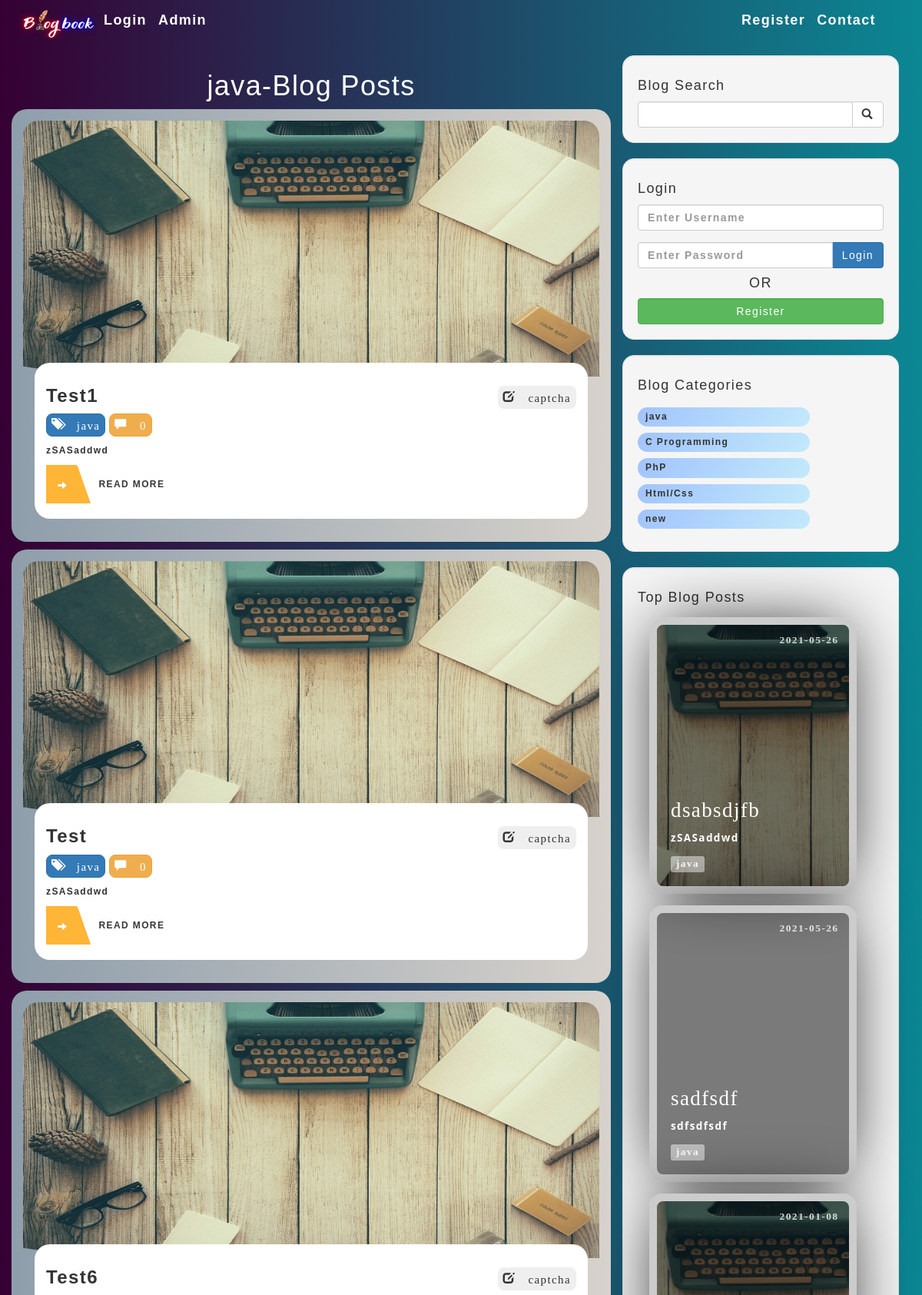
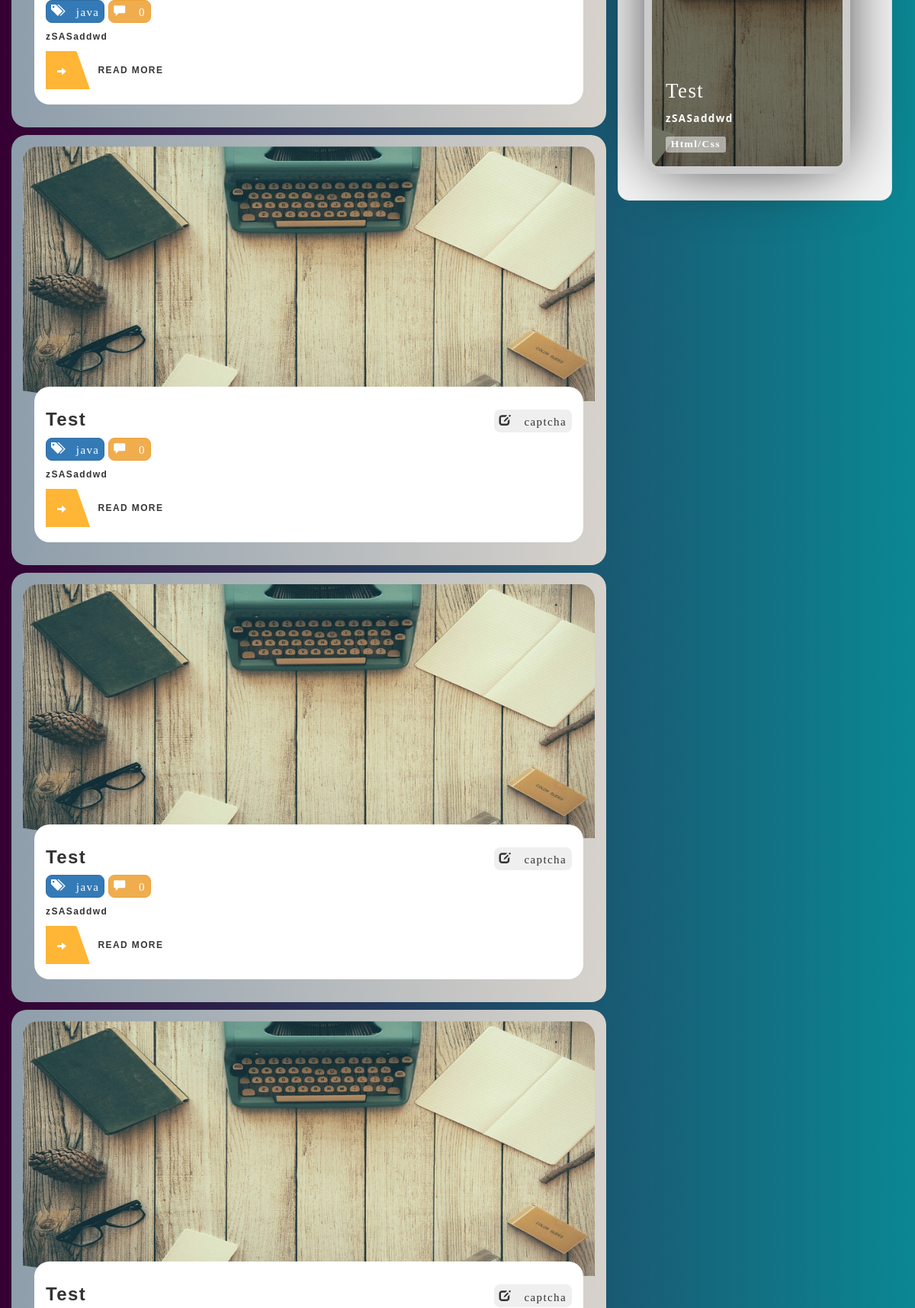
The page /category.php?category=2 (upper part) on the database its author committed (2 pictures, top to bottom).
### tables this page shows
CREATE TABLE `categories` (
  `cat_id` int(3) NOT NULL,
  `cat_title` varchar(255) NOT NULL
);

CREATE TABLE `posts` (
  `post_id` int(3) NOT NULL,
  `post_category_id` int(3) NOT NULL,
  `post_title` varchar(255) NOT NULL,
  `post_author` varchar(255) NOT NULL,
  `author_id` int(255) NOT NULL,
  `post_date` date NOT NULL,
  `post_image` text NOT NULL,
  `post_content` mediumtext NOT NULL,
  `post_tags` varchar(255) NOT NULL,
  `post_comment_count` int(255) NOT NULL,
  `post_status` varchar(255) NOT NULL DEFAULT 'draft',
  `post_views_count` int(255) NOT NULL
);

### category.php (the view, shortened to what this page needs)
<?php include "includes/db.php"; ?>
<?php include "includes/header.php"; ?>
<body>
    <?php include "includes/navigation.php"; ?>
    <div class="container">
        <div class="row">
            <div class="col-md-8">
                <?php
                if (isset($_GET['category'])) {
                    $link_category = $_GET['category'];
                }
                $query = "SELECT * FROM categories WHERE cat_id={$link_category}";
                $select_categories_id = mysqli_query($connection, $query);
                $cat = mysqli_fetch_assoc($select_categories_id);
                $post_category = $cat['cat_title'];
                ?>
                <h1 class="text-center" style="color:white;"><?php echo $post_category; ?>-Blog Posts</h1>
                <?php
                $query = "SELECT * FROM posts WHERE post_category_id=$link_category";
                $select_all_posts_query = mysqli_query($connection, $query);
                while ($row = mysqli_fetch_assoc($select_all_posts_query)) {
                    $post_title = $row['post_title'];
                    $post_id = $row['post_id'];
                    $post_author = $row['post_author'];
                    $post_author_id = $row['author_id'];
                    $post_image = $row['post_image'];
                    $post_content = strip_tags(substr($row['post_content'], 0, 1000));
                    $post_status = $row['post_status'];
                    $post_comment = $row['post_comment_count'];
                    if ($post_status == 'published') {
                ?>
                        <div class="row" style="margin-top: 10px;">
                            <div class="col-6">
                                <article class="blog-card" style="z-index: 100;">
                                    <div class="blog-card__background">
                                        <div class="card__background--wrapper">
                                            <div class="card__background--main">
                                                <img src="images/<?php echo $post_image; ?>" alt="" style="  max-width: 100%;     height: fit-content;">
                                            </div>
                                        </div>
                                    </div>
                                    <div class="blog-card__head">
                                    </div>
                                    <div class="blog-card__info">
                                        <h5 style=" font-size: x-large; font-weight: 600; font-stretch: extra-expanded; overflow-wrap:break-word; "><a href="post.php?p_id=<?php echo $post_id; ?>"><?php echo $post_title; ?> </a>
                                            <div style="text-align:right;
                                        float:right;">
                                               <button type="button" class="btn btn-sml btn-dark"> <a href="user.php?u_id=<?php echo $post_author_id ?>"><i class="		glyphicon glyphicon-edit"> <?php echo $post_author; ?></i></a></button>
                                            </div>
                                        </h5>
                                        <p>
                                            <button type="button" class="btn btn-sml btn-primary"><i class="	glyphicon glyphicon-tags"> <?php echo $post_category; ?></i></button>
                                            <button type="button" class="btn btn-sml btn-warning"><i class="	glyphicon glyphicon-comment"> <?php echo $post_comment; ?></i></button>
                                        </p>
                                        <p><a class="post-summary" href="post.php?p_id=<?php echo $post_id; ?>"><?php echo $post_content; ?></a></p>
                                        <a href="post.php?p_id=<?php echo $post_id; ?>" class="btn1 btn--with-icon"><i class="btn-icon glyphicon glyphicon-arrow-right"></i>READ MORE</a>
                                    </div>
                                </article>
                            </div>
                        </div>
                <?php  }
                } ?>
            </div>
            <?php include "includes/sidebar.php";  ?>
        </div>
        <?php
        include "includes/footer.php";
        ?>

### includes/sidebar.php (shortened to what this page needs)
<div class="col-md-4">
    <div class="well">
        <h4>Blog Search</h4>
        <form action="search.php" method="post">
            <div class="input-group">
                <input name="search" type="text" class="form-control">
                <span class="input-group-btn">
                    <button name="submit" class="btn btn-default" type="submit">
                        <span class="glyphicon glyphicon-search"></span>
                    </button>
                </span>
            </div>
        </form>
    </div>
    <div class="well logs" id="login">
        <div class="heads">
            <h4>Login</h4>
            <form action="includes/login.php" method="post" id="login_form" onsubmit="return validate_form()">
                <div class="form-group">
                    <input name="username" type="text" class="form-control" placeholder="Enter Username" id="user_name">
                </div>
                <div class="input-group">
                    <input name="password" type="password" class="form-control" placeholder="Enter Password" id="user_pass">
                    <span class="input-group-btn">
                        <button class="btn btn-primary" name="login" type="submit">
                            Login
                        </button>
                    </span>
                </div>
            </form>
            <h4 style="text-align: center;">OR</h4>
            <a href="../registration.php">
                <button class="btn btn-success form-control" name="login" type="submit" value="Register">
                    Register
                </button> </a>
        </div>
    </div>
    <?php
    $query = "SELECT DISTINCT categories.cat_id, categories.cat_title
    FROM categories
    INNER JOIN posts ON categories.cat_id=posts.post_category_id";
    $select_categories_sidebar = mysqli_query($connection, $query);
    ?>
    <div class="well " id="categories">
        <h4>Blog Categories</h4>
        <div class="row">
            <div class="col-lg-12">
                <ul class="list-unstyled">
                    <?php
                    while ($row = mysqli_fetch_assoc($select_categories_sidebar)) {
                        $cat_title = $row['cat_title'];
                        $cat_id = $row['cat_id'];
                        echo "<li   class='list-items'
                        data-aos='fade-left'
                        data-aos-delay='100'><a href='category.php?category=$cat_id'>{$cat_title}</a></li>";
                    }
                    ?>
                </ul>
            </div>
        </div>
    </div>
    <?php include "widget.php" ?>
</div>

### includes/widget.php (shortened to what this page needs)
<div class="well">
    <h4>Top Blog Posts</h4>
    <?php
    $query = "SELECT * FROM posts WHERE post_status='published'   ORDER BY post_views_count DESC LIMIT 3 ";
    $select_all_posts_query = mysqli_query($connection, $query);
    while ($row = mysqli_fetch_assoc($select_all_posts_query)) {
        $post_title = $row['post_title'];
        $post_id = $row['post_id'];
        $post_date = $row['post_date'];
        $post_image = $row['post_image'];
        $post_content = strip_tags(substr($row['post_content'], 0, 100));
        $post_status = $row['post_status'];
        $post_category_id = $row['post_category_id'];
        $query = "SELECT * FROM categories WHERE cat_id={$post_category_id}";
        $select_categories_id = mysqli_query($connection, $query);
        $cat = mysqli_fetch_assoc($select_categories_id);
        $post_category = $cat['cat_title'];
        if ($post_status == 'published') {
    ?>
            <div class="card-grid-space">
                <a class="card" href="../post.php?p_id=<?php echo $post_id; ?>" style="--bg-img: url('../images/<?php echo $post_image; ?>');margin:1.5rem;text-decoration:none;">
                    <div>
                        <h1><?php echo $post_title; ?></h1>
                        <p><?php echo $post_content; ?></p>
                        <div class="date"><?php echo $post_date; ?></div>
                        <div class="tags">
                            <div class="tag"><?php echo $post_category; ?></div>
                        </div>
                    </div>
                </a>
            </div>
    <?php  }
    } ?>

### css/styles.css (style rules this page uses)
body { font-size: 12px; }
body, button, input { font-family: "Montserrat", sans-serif; font-weight: 700; letter-spacing: 1.4px; }
.blog-card { padding: 30px; position: relative; }
.blog-card .blog-card__background, .blog-card .card__background--layer { z-index: -1; position: absolute; top: 0; left: 0; width: 100%; height: 100%; }
.blog-card .blog-card__background { padding: 15px; background: linear-gradient(to right, #8e9eab 0%, #d7d2cc 100%); }
.blog-card .card__background--wrapper { height: 100%; clip-path: polygon(0 0, 100% 0, 100% 80%, 0 60%); position: relative; overflow: hidden; }
.blog-card .card__background--main { height: 100%; position: relative; transition: 300ms ease-in-out; background-repeat: no-repeat; background-size: cover; }
.blog-card .blog-card__head { height: 300px; display: flex; align-items: center; justify-content: center; }
.blog-card .blog-card__info { z-index: 10; background: white; padding: 20px 15px; }
.blog-card .blog-card__info h5 { transition: 300ms ease-in-out; }
.post-summary { text-decoration: none; }
.btn1 { background: white; color: #363738; font-weight: bold; outline: none; overflow: hidden; border-radius: 0; height: 50px; line-height: 50px; display: inline-block; padding: 0; border: none; box-shadow: inset 40px 0px 0px #ffb535; display: block; -webkit-transition: all 0.4s cubic-bezier(.5, .24, 0, 1); transition: all 0.4s cubic-bezier(.5, .24, 0, 1); }
.btn1.btn--with-icon { padding-right: 20px; }
.btn1.btn--with-icon i { padding: 0px 30px 0px 15px; margin-right: 10px; height: 50px; line-height: 50px; vertical-align: bottom; color: white; background: #ffb535; clip-path: polygon(0 0, 70% 0, 100% 100%, 0% 100%); }
:root { --color: #3c3163; --transition-time: 0.5s; }
* { box-sizing: border-box; }
body { margin: 0; min-height: 100vh; }
a { color: inherit; }
.card { font-family: "Heebo"; --bg-filter-opacity: 0.5; background-image: linear-gradient( rgba(0, 0, 0, var(--bg-filter-opacity)), rgba(0, 0, 0, var(--bg-filter-opacity)) ), var(--bg-img); height: 20em; width: 15em; font-size: 1.5em; color: white; border-radius: 1em; padding: 1em; display: flex; align-items: flex-end; background-size: cover; background-position: center; box-shadow: 0 0 5em -1em black; transition: all, var(--transition-time); position: relative; overflow: hidden; border: 10px solid #ccc; text-decoration: none; }
.card h1 { margin: 0; font-size: 1.5em; line-height: 1.2em; }
.card p { font-size: 0.75em; font-family: "Open Sans"; margin-top: 0.5em; line-height: 2em; }
.card .tags { display: flex; }
.card .tags .tag { font-size: 0.75em; background: rgba(255, 255, 255, 0.5); border-radius: 0.3rem; padding: 0 0.5em; margin-right: 0.5em; line-height: 1.5em; transition: all, var(--transition-time); }
.card .date { position: absolute; top: 0; right: 0; font-size: 0.75em; padding: 1em; line-height: 1em; opacity: 0.8; }
.card:before, .card:after { content: ""; transform: scale(0); transform-origin: top left; border-radius: 50%; position: absolute; left: -50%; top: -50%; z-index: -5; transition: all, var(--transition-time); transition-timing-function: ease-in-out; }
.card:before { background: #ddd; width: 250%; height: 250%; }
.card:after { background: white; width: 200%; height: 200%; }
div { border-radius: 20px; }
.well { border-radius: 15px; }
.btn-sml { font-size: 15px; border-radius: 8px; height: 30px; padding: revert; }
.list-items { background: linear-gradient(120deg, #a1c4fd 0%, #c2e9fb 100%); padding: 0.4rem 1rem; margin: 0.8rem 0; border-radius: 3rem; width: 70%; display: flex; justify-content: space-between; }
html { scroll-behavior: smooth; }

### includes/header.php (style rules this page uses)
body { background: linear-gradient(to right, #360033 0%, #0b8793 100%); font-size: 12px; }

### rows shown on the page
categories: cat_title "java"
posts: post_image (picture), post_title "Test1", post_author "captcha", post_comment_count "0", post_content "zSASaddwd"
posts: post_image (picture), post_title "Test", post_author "captcha", post_comment_count "0", post_content "zSASaddwd"
posts: post_image (picture), post_title "Test6", post_author "captcha", post_comment_count "0", post_content "zSASaddwd"
posts: post_image (picture), post_title "Test", post_author "captcha", post_comment_count "0", post_content "zSASaddwd"
posts: post_image (picture), post_title "Test", post_author "captcha", post_comment_count "0", post_content "zSASaddwd"
posts: post_image (picture), post_title "Test", post_author "captcha"
categories: cat_title "C Programming"
categories: cat_title "PhP"
categories: cat_title "Html/Css"
categories: cat_title "new"
posts: post_image (picture), post_title "dsabsdjfb", post_content "zSASaddwd", post_date "2021-05-26", categories.cat_title "java"
posts: post_title "sadfsdf", post_content "sdfsdfsdf", post_date "2021-05-26", categories.cat_title "java"
posts: post_image (picture), post_title "Test", post_content "zSASaddwd", post_date "2021-01-08", categories.cat_title "Html/Css"
